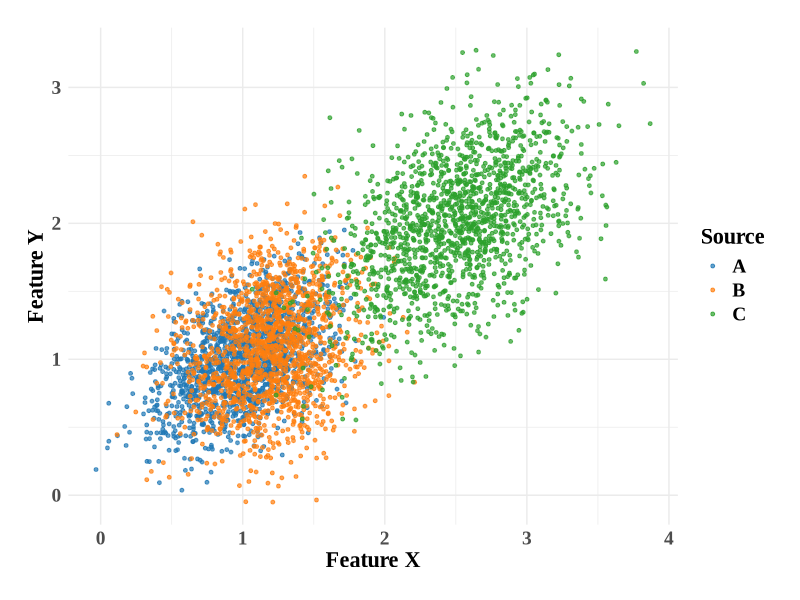
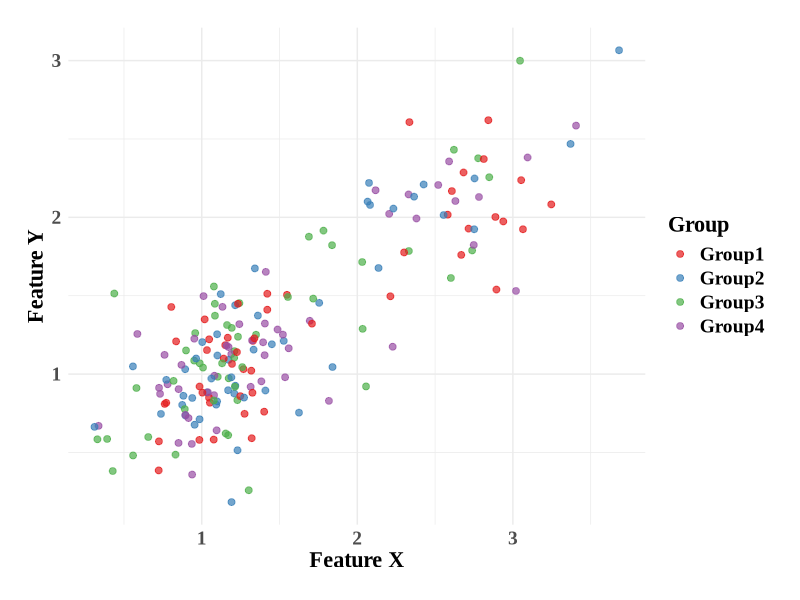
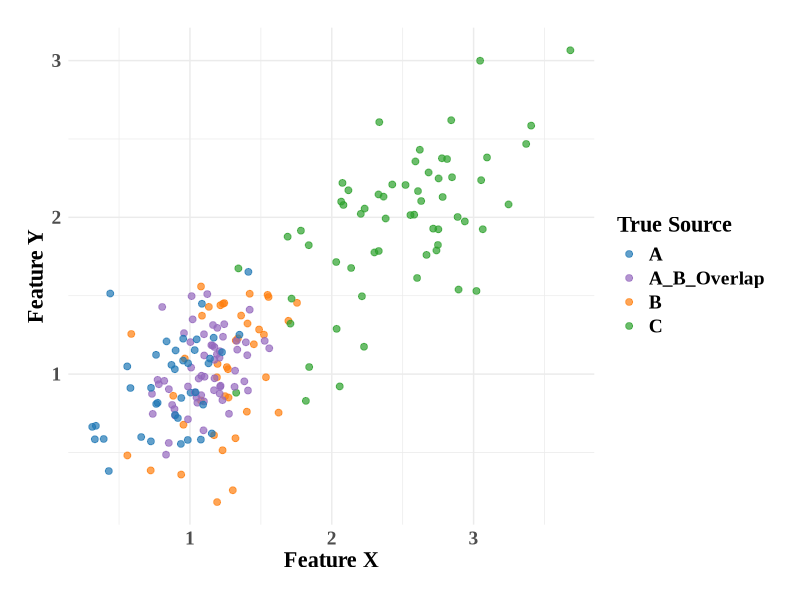
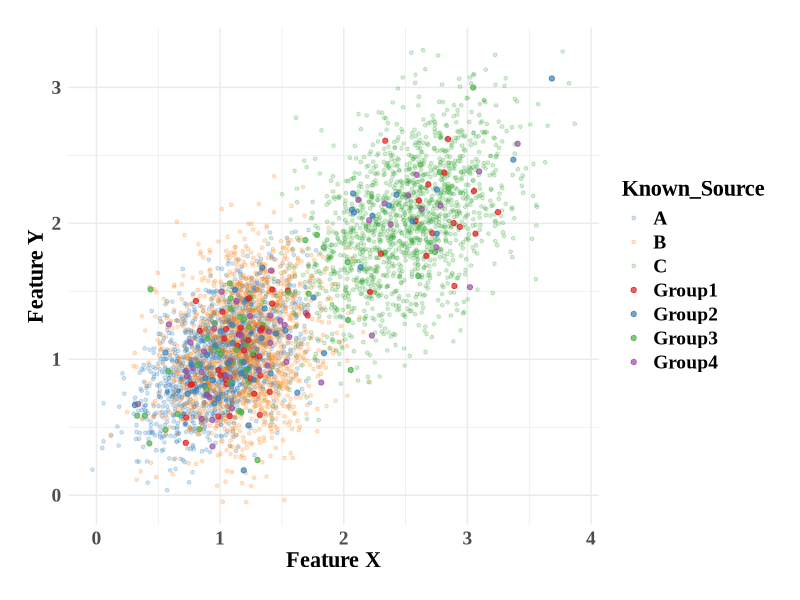

Write the R code that produced these figures, in order.
# Libraries
library(MASS)
library(ggplot2)

# Data generation function
generate_traceability_data <- function(n_reference_per_source = 1500, n_test_points = 200, seed = 68) {
  set.seed(seed)
  
  source_parameters <- list(
    A = list(mu = c(1.0, 1.0), sigma = matrix(c(0.1, 0.05, 0.05, 0.1), nrow = 2)),
    B = list(mu = c(1.2, 1.1), sigma = matrix(c(0.1, 0.03, 0.03, 0.15), nrow = 2)),
    C = list(mu = c(2.5, 2.0), sigma = matrix(c(0.2, 0.1, 0.1, 0.2), nrow = 2))
  )
  
  reference_data <- data.frame()
  for (source_name in names(source_parameters)) {
    params <- source_parameters[[source_name]]
    source_data <- MASS::mvrnorm(n = n_reference_per_source, mu = params$mu, Sigma = params$sigma)
    ref_df <- data.frame(Sample_ID = paste0("Ref_", source_name, "_", 1:n_reference_per_source),
                         X = source_data[, 1], Y = source_data[, 2], Known_Source = source_name, Data_Type = "Reference", stringsAsFactors = FALSE)
    reference_data <- rbind(reference_data, ref_df)
  }
  
  test_points <- matrix(0, nrow = n_test_points, ncol = 2)
  true_sources <- character(n_test_points)
  
  n_A_B_overlap <- round(n_test_points * 0.3)
  n_A_only <- round(n_test_points * 0.2)
  n_B_only <- round(n_test_points * 0.2)
  n_C_only <- round(n_test_points * 0.3)
  
  overlap_center <- (source_parameters$A$mu + source_parameters$B$mu) / 2
  overlap_sigma <- (source_parameters$A$sigma + source_parameters$B$sigma) / 4
  test_points[1:n_A_B_overlap, ] <- MASS::mvrnorm(n = n_A_B_overlap, mu = overlap_center, Sigma = overlap_sigma)
  true_sources[1:n_A_B_overlap] <- "A_B_Overlap"
  
  A_center <- source_parameters$A$mu + (source_parameters$A$mu - source_parameters$B$mu) * 0.3
  start_idx <- n_A_B_overlap + 1
  end_idx <- n_A_B_overlap + n_A_only
  test_points[start_idx:end_idx, ] <- MASS::mvrnorm(n = n_A_only, mu = A_center, Sigma = source_parameters$A$sigma * 0.8)
  true_sources[start_idx:end_idx] <- "A"
  
  B_center <- source_parameters$B$mu + (source_parameters$B$mu - source_parameters$A$mu) * 0.3
  start_idx <- end_idx + 1
  end_idx <- end_idx + n_B_only
  test_points[start_idx:end_idx, ] <- MASS::mvrnorm(n = n_B_only, mu = B_center, Sigma = source_parameters$B$sigma * 0.8)
  true_sources[start_idx:end_idx] <- "B"
  
  start_idx <- end_idx + 1
  end_idx <- n_test_points
  test_points[start_idx:end_idx, ] <- MASS::mvrnorm(n = n_C_only, mu = source_parameters$C$mu, Sigma = source_parameters$C$sigma)
  true_sources[start_idx:end_idx] <- "C"
  
  test_data <- data.frame(Sample_ID = paste0("Test_", 1:n_test_points), X = test_points[, 1], Y = test_points[, 2], Data_Type = "Test", stringsAsFactors = FALSE)
  validation_info <- data.frame(Sample_ID = test_data$Sample_ID, True_Source = true_sources, stringsAsFactors = FALSE)
  
  list(reference_data = reference_data, test_data = test_data, validation_info = validation_info,
       parameters = list(reference_sources = c("A", "B", "C"), reference_size_per_source = n_reference_per_source,
                         test_distribution = c("A_B_Overlap" = n_A_B_overlap/n_test_points, "A" = n_A_only/n_test_points, "B" = n_B_only/n_test_points, "C" = n_C_only/n_test_points), random_seed = seed))
}

# Setup paths
save_path <- "./矿料"
if (!dir.exists(save_path)) dir.create(save_path, recursive = TRUE)
scatter_plots_path <- file.path(save_path, "验证散点生成")
if (!dir.exists(scatter_plots_path)) dir.create(scatter_plots_path, recursive = TRUE)

# Generate data
trace_data <- generate_traceability_data(n_reference_per_source = 1500, n_test_points = 200, seed = 68)

# Split test data into groups
set.seed(68)
test_data <- trace_data$test_data
n_test <- nrow(test_data)
group_assignments <- sample(rep(1:4, length.out = n_test))
test_data$Group <- paste0("Group", group_assignments)

# Save data files
for (i in 1:4) {
  group_data <- test_data[test_data$Group == paste0("Group", i), ]
  write.csv(group_data, file.path(save_path, paste0("test_data_group", i, ".csv")), row.names = FALSE)
}
write.csv(trace_data$reference_data, file.path(save_path, "reference_data_known_sources.csv"), row.names = FALSE)
write.csv(test_data, file.path(save_path, "test_data_all_groups.csv"), row.names = FALSE)
write.csv(trace_data$validation_info, file.path(save_path, "validation_true_sources.csv"), row.names = FALSE)

# Theme setup
theme_custom <- theme_minimal() +
  theme(text = element_text(family = "Times New Roman", face = "bold", size = 14),
        axis.title = element_text(size = 16, face = "bold"),
        axis.text = element_text(size = 14, face = "bold"),
        legend.title = element_text(size = 16, face = "bold"),
        legend.text = element_text(size = 14, face = "bold"),
        plot.margin = margin(20, 20, 20, 20))

# Reference data plot
p_reference <- ggplot(trace_data$reference_data, aes(x = X, y = Y, color = Known_Source)) +
  geom_point(alpha = 0.7, size = 1) +
  scale_color_manual(values = c("A" = "#1f77b4", "B" = "#ff7f0e", "C" = "#2ca02c")) +
  labs(x = "Feature X", y = "Feature Y", color = "Source") +
  theme_custom

# Test data groups plot
p_test_groups <- ggplot(test_data, aes(x = X, y = Y, color = Group)) +
  geom_point(alpha = 0.7, size = 2) +
  scale_color_manual(values = c("Group1" = "#E41A1C", "Group2" = "#377EB8", "Group3" = "#4DAF4A", "Group4" = "#984EA3")) +
  labs(x = "Feature X", y = "Feature Y", color = "Group") +
  theme_custom

# Test data truth plot
test_with_truth <- merge(test_data, trace_data$validation_info, by = "Sample_ID")
p_test_truth <- ggplot(test_with_truth, aes(x = X, y = Y, color = True_Source)) +
  geom_point(alpha = 0.7, size = 2) +
  scale_color_manual(values = c("A" = "#1f77b4", "B" = "#ff7f0e", "C" = "#2ca02c", "A_B_Overlap" = "#9467bd")) +
  labs(x = "Feature X", y = "Feature Y", color = "True Source") +
  theme_custom

# Combined plot
p_combined <- ggplot() +
  geom_point(data = trace_data$reference_data, aes(x = X, y = Y, color = Known_Source), alpha = 0.2, size = 1) +
  geom_point(data = test_data, aes(x = X, y = Y, color = Group), alpha = 0.7, size = 1.5) +
  scale_color_manual(values = c("A" = "#1f77b4", "B" = "#ff7f0e", "C" = "#2ca02c",
                                "Group1" = "#E41A1C", "Group2" = "#377EB8", "Group3" = "#4DAF4A", "Group4" = "#984EA3")) +
  labs(x = "Feature X", y = "Feature Y") +
  theme_custom

# Save plots
ggsave(file.path(scatter_plots_path, "reference_data_plot.png"), p_reference, width = 10, height = 8, dpi = 300)
ggsave(file.path(scatter_plots_path, "test_data_groups_plot.png"), p_test_groups, width = 10, height = 8, dpi = 300)
ggsave(file.path(scatter_plots_path, "test_data_truth_plot.png"), p_test_truth, width = 10, height = 8, dpi = 300)
ggsave(file.path(scatter_plots_path, "combined_data_plot.png"), p_combined, width = 10, height = 8, dpi = 300)
